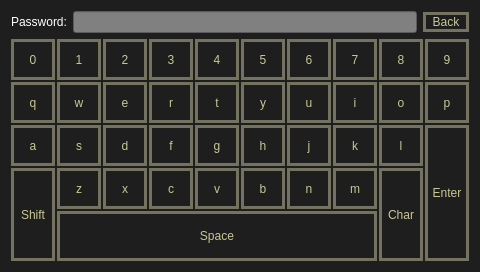
<?xml version="1.0" encoding="UTF-8"?>
<ui version="4.0">
 <class>Keyboard</class>
 <widget class="QWidget" name="Keyboard">
  <property name="windowModality">
   <enum>Qt::NonModal</enum>
  </property>
  <property name="geometry">
   <rect>
    <x>0</x>
    <y>0</y>
    <width>480</width>
    <height>272</height>
   </rect>
  </property>
  <property name="sizePolicy">
   <sizepolicy hsizetype="Preferred" vsizetype="Preferred">
    <horstretch>0</horstretch>
    <verstretch>0</verstretch>
   </sizepolicy>
  </property>
  <property name="minimumSize">
   <size>
    <width>480</width>
    <height>272</height>
   </size>
  </property>
  <property name="maximumSize">
   <size>
    <width>480</width>
    <height>272</height>
   </size>
  </property>
  <property name="windowTitle">
   <string notr="true">Keyboard</string>
  </property>
  <property name="styleSheet">
   <string notr="true">background-color: rgba(30, 30, 30, 255);</string>
  </property>
  <layout class="QVBoxLayout" name="verticalLayout">
   <item>
    <layout class="QHBoxLayout" name="horizontalLayout">
     <property name="sizeConstraint">
      <enum>QLayout::SetMinimumSize</enum>
     </property>
     <item>
      <widget class="QLabel" name="label">
       <property name="styleSheet">
        <string notr="true">color: rgba(255, 255, 255, 255);
font: 18px &quot;DejaVu Sans&quot;;</string>
       </property>
       <property name="text">
        <string>Password:</string>
       </property>
      </widget>
     </item>
     <item>
      <widget class="QLineEdit" name="lineEdit">
       <property name="styleSheet">
        <string notr="true">color: rgb(0, 0, 0);
background-color: rgb(128, 128, 128);
font: 14px &quot;DejaVu Sans&quot;;</string>
       </property>
      </widget>
     </item>
     <item>
      <widget class="QPushButton" name="backButton">
       <property name="minimumSize">
        <size>
         <width>0</width>
         <height>0</height>
        </size>
       </property>
       <property name="styleSheet">
        <string notr="true">color: rgba(200, 200, 150, 255);
background: qradialgradient(cx:.4, cy:.2, radius:1, fx:.5, fy:.3, stop:.2 rgba(70, 70, 70, 255), stop:.9 rgba(20, 20, 20, 255));
border-style: solid;
border-width: 3px;
border-radius: 30px;
border-color: rgba(115, 115, 95, 255);
font: 14px &quot;DejaVu Sans&quot;;</string>
       </property>
       <property name="text">
        <string>  Back  </string>
       </property>
      </widget>
     </item>
    </layout>
   </item>
   <item>
    <layout class="QGridLayout" name="gridLayout">
     <property name="spacing">
      <number>2</number>
     </property>
     <item row="1" column="0">
      <widget class="QPushButton" name="Buttonq">
       <property name="sizePolicy">
        <sizepolicy hsizetype="Expanding" vsizetype="Expanding">
         <horstretch>0</horstretch>
         <verstretch>0</verstretch>
        </sizepolicy>
       </property>
       <property name="minimumSize">
        <size>
         <width>20</width>
         <height>0</height>
        </size>
       </property>
       <property name="styleSheet">
        <string notr="true">color: rgba(200, 200, 150, 255);
background: qradialgradient(cx:.4, cy:.2, radius:1, fx:.5, fy:.3, stop:.2 rgba(70, 70, 70, 255), stop:.9 rgba(20, 20, 20, 255));
border-style: solid;
border-width: 3px;
border-radius: 30px;
border-color: rgba(115, 115, 95, 255);
font: 14px &quot;DejaVu Sans&quot;;</string>
       </property>
       <property name="text">
        <string>q</string>
       </property>
      </widget>
     </item>
     <item row="1" column="1">
      <widget class="QPushButton" name="Buttonw">
       <property name="sizePolicy">
        <sizepolicy hsizetype="Expanding" vsizetype="Expanding">
         <horstretch>0</horstretch>
         <verstretch>0</verstretch>
        </sizepolicy>
       </property>
       <property name="minimumSize">
        <size>
         <width>20</width>
         <height>0</height>
        </size>
       </property>
       <property name="styleSheet">
        <string notr="true">color: rgba(200, 200, 150, 255);
background: qradialgradient(cx:.4, cy:.2, radius:1, fx:.5, fy:.3, stop:.2 rgba(70, 70, 70, 255), stop:.9 rgba(20, 20, 20, 255));
border-style: solid;
border-width: 3px;
border-radius: 30px;
border-color: rgba(115, 115, 95, 255);
font: 14px &quot;DejaVu Sans&quot;;</string>
       </property>
       <property name="text">
        <string>w</string>
       </property>
      </widget>
     </item>
     <item row="1" column="2">
      <widget class="QPushButton" name="Buttone">
       <property name="sizePolicy">
        <sizepolicy hsizetype="Expanding" vsizetype="Expanding">
         <horstretch>0</horstretch>
         <verstretch>0</verstretch>
        </sizepolicy>
       </property>
       <property name="minimumSize">
        <size>
         <width>20</width>
         <height>0</height>
        </size>
       </property>
       <property name="styleSheet">
        <string notr="true">color: rgba(200, 200, 150, 255);
background: qradialgradient(cx:.4, cy:.2, radius:1, fx:.5, fy:.3, stop:.2 rgba(70, 70, 70, 255), stop:.9 rgba(20, 20, 20, 255));
border-style: solid;
border-width: 3px;
border-radius: 30px;
border-color: rgba(115, 115, 95, 255);
font: 14px &quot;DejaVu Sans&quot;;</string>
       </property>
       <property name="text">
        <string>e</string>
       </property>
      </widget>
     </item>
     <item row="1" column="3">
      <widget class="QPushButton" name="Buttonr">
       <property name="sizePolicy">
        <sizepolicy hsizetype="Expanding" vsizetype="Expanding">
         <horstretch>0</horstretch>
         <verstretch>0</verstretch>
        </sizepolicy>
       </property>
       <property name="minimumSize">
        <size>
         <width>20</width>
         <height>0</height>
        </size>
       </property>
       <property name="styleSheet">
        <string notr="true">color: rgba(200, 200, 150, 255);
background: qradialgradient(cx:.4, cy:.2, radius:1, fx:.5, fy:.3, stop:.2 rgba(70, 70, 70, 255), stop:.9 rgba(20, 20, 20, 255));
border-style: solid;
border-width: 3px;
border-radius: 30px;
border-color: rgba(115, 115, 95, 255);
font: 14px &quot;DejaVu Sans&quot;;</string>
       </property>
       <property name="text">
        <string>r</string>
       </property>
      </widget>
     </item>
     <item row="1" column="4">
      <widget class="QPushButton" name="Buttont">
       <property name="sizePolicy">
        <sizepolicy hsizetype="Expanding" vsizetype="Expanding">
         <horstretch>0</horstretch>
         <verstretch>0</verstretch>
        </sizepolicy>
       </property>
       <property name="minimumSize">
        <size>
         <width>20</width>
         <height>0</height>
        </size>
       </property>
       <property name="styleSheet">
        <string notr="true">color: rgba(200, 200, 150, 255);
background: qradialgradient(cx:.4, cy:.2, radius:1, fx:.5, fy:.3, stop:.2 rgba(70, 70, 70, 255), stop:.9 rgba(20, 20, 20, 255));
border-style: solid;
border-width: 3px;
border-radius: 30px;
border-color: rgba(115, 115, 95, 255);
font: 14px &quot;DejaVu Sans&quot;;</string>
       </property>
       <property name="text">
        <string>t</string>
       </property>
      </widget>
     </item>
     <item row="1" column="5">
      <widget class="QPushButton" name="Buttony">
       <property name="sizePolicy">
        <sizepolicy hsizetype="Expanding" vsizetype="Expanding">
         <horstretch>0</horstretch>
         <verstretch>0</verstretch>
        </sizepolicy>
       </property>
       <property name="minimumSize">
        <size>
         <width>20</width>
         <height>0</height>
        </size>
       </property>
       <property name="styleSheet">
        <string notr="true">color: rgba(200, 200, 150, 255);
background: qradialgradient(cx:.4, cy:.2, radius:1, fx:.5, fy:.3, stop:.2 rgba(70, 70, 70, 255), stop:.9 rgba(20, 20, 20, 255));
border-style: solid;
border-width: 3px;
border-radius: 30px;
border-color: rgba(115, 115, 95, 255);
font: 14px &quot;DejaVu Sans&quot;;</string>
       </property>
       <property name="text">
        <string>y</string>
       </property>
      </widget>
     </item>
     <item row="1" column="6">
      <widget class="QPushButton" name="Buttonu">
       <property name="sizePolicy">
        <sizepolicy hsizetype="Expanding" vsizetype="Expanding">
         <horstretch>0</horstretch>
         <verstretch>0</verstretch>
        </sizepolicy>
       </property>
       <property name="minimumSize">
        <size>
         <width>20</width>
         <height>0</height>
        </size>
       </property>
       <property name="styleSheet">
        <string notr="true">color: rgba(200, 200, 150, 255);
background: qradialgradient(cx:.4, cy:.2, radius:1, fx:.5, fy:.3, stop:.2 rgba(70, 70, 70, 255), stop:.9 rgba(20, 20, 20, 255));
border-style: solid;
border-width: 3px;
border-radius: 30px;
border-color: rgba(115, 115, 95, 255);
font: 14px &quot;DejaVu Sans&quot;;</string>
       </property>
       <property name="text">
        <string>u</string>
       </property>
      </widget>
     </item>
     <item row="1" column="7">
      <widget class="QPushButton" name="Buttoni">
       <property name="sizePolicy">
        <sizepolicy hsizetype="Expanding" vsizetype="Expanding">
         <horstretch>0</horstretch>
         <verstretch>0</verstretch>
        </sizepolicy>
       </property>
       <property name="minimumSize">
        <size>
         <width>20</width>
         <height>0</height>
        </size>
       </property>
       <property name="styleSheet">
        <string notr="true">color: rgba(200, 200, 150, 255);
background: qradialgradient(cx:.4, cy:.2, radius:1, fx:.5, fy:.3, stop:.2 rgba(70, 70, 70, 255), stop:.9 rgba(20, 20, 20, 255));
border-style: solid;
border-width: 3px;
border-radius: 30px;
border-color: rgba(115, 115, 95, 255);
font: 14px &quot;DejaVu Sans&quot;;</string>
       </property>
       <property name="text">
        <string>i</string>
       </property>
      </widget>
     </item>
     <item row="1" column="8">
      <widget class="QPushButton" name="Buttono">
       <property name="sizePolicy">
        <sizepolicy hsizetype="Expanding" vsizetype="Expanding">
         <horstretch>0</horstretch>
         <verstretch>0</verstretch>
        </sizepolicy>
       </property>
       <property name="minimumSize">
        <size>
         <width>20</width>
         <height>0</height>
        </size>
       </property>
       <property name="styleSheet">
        <string notr="true">color: rgba(200, 200, 150, 255);
background: qradialgradient(cx:.4, cy:.2, radius:1, fx:.5, fy:.3, stop:.2 rgba(70, 70, 70, 255), stop:.9 rgba(20, 20, 20, 255));
border-style: solid;
border-width: 3px;
border-radius: 30px;
border-color: rgba(115, 115, 95, 255);
font: 14px &quot;DejaVu Sans&quot;;</string>
       </property>
       <property name="text">
        <string>o</string>
       </property>
      </widget>
     </item>
     <item row="3" column="1">
      <widget class="QPushButton" name="Buttons">
       <property name="sizePolicy">
        <sizepolicy hsizetype="Expanding" vsizetype="Expanding">
         <horstretch>0</horstretch>
         <verstretch>0</verstretch>
        </sizepolicy>
       </property>
       <property name="minimumSize">
        <size>
         <width>20</width>
         <height>0</height>
        </size>
       </property>
       <property name="styleSheet">
        <string notr="true">color: rgba(200, 200, 150, 255);
background: qradialgradient(cx:.4, cy:.2, radius:1, fx:.5, fy:.3, stop:.2 rgba(70, 70, 70, 255), stop:.9 rgba(20, 20, 20, 255));
border-style: solid;
border-width: 3px;
border-radius: 30px;
border-color: rgba(115, 115, 95, 255);
font: 14px &quot;DejaVu Sans&quot;;</string>
       </property>
       <property name="text">
        <string>s</string>
       </property>
      </widget>
     </item>
     <item row="3" column="2">
      <widget class="QPushButton" name="Buttond">
       <property name="sizePolicy">
        <sizepolicy hsizetype="Expanding" vsizetype="Expanding">
         <horstretch>0</horstretch>
         <verstretch>0</verstretch>
        </sizepolicy>
       </property>
       <property name="minimumSize">
        <size>
         <width>20</width>
         <height>0</height>
        </size>
       </property>
       <property name="styleSheet">
        <string notr="true">color: rgba(200, 200, 150, 255);
background: qradialgradient(cx:.4, cy:.2, radius:1, fx:.5, fy:.3, stop:.2 rgba(70, 70, 70, 255), stop:.9 rgba(20, 20, 20, 255));
border-style: solid;
border-width: 3px;
border-radius: 30px;
border-color: rgba(115, 115, 95, 255);
font: 14px &quot;DejaVu Sans&quot;;</string>
       </property>
       <property name="text">
        <string>d</string>
       </property>
      </widget>
     </item>
     <item row="3" column="3">
      <widget class="QPushButton" name="Buttonf">
       <property name="sizePolicy">
        <sizepolicy hsizetype="Expanding" vsizetype="Expanding">
         <horstretch>0</horstretch>
         <verstretch>0</verstretch>
        </sizepolicy>
       </property>
       <property name="minimumSize">
        <size>
         <width>20</width>
         <height>0</height>
        </size>
       </property>
       <property name="styleSheet">
        <string notr="true">color: rgba(200, 200, 150, 255);
background: qradialgradient(cx:.4, cy:.2, radius:1, fx:.5, fy:.3, stop:.2 rgba(70, 70, 70, 255), stop:.9 rgba(20, 20, 20, 255));
border-style: solid;
border-width: 3px;
border-radius: 30px;
border-color: rgba(115, 115, 95, 255);
font: 14px &quot;DejaVu Sans&quot;;</string>
       </property>
       <property name="text">
        <string>f</string>
       </property>
      </widget>
     </item>
     <item row="3" column="4">
      <widget class="QPushButton" name="Buttong">
       <property name="sizePolicy">
        <sizepolicy hsizetype="Expanding" vsizetype="Expanding">
         <horstretch>0</horstretch>
         <verstretch>0</verstretch>
        </sizepolicy>
       </property>
       <property name="minimumSize">
        <size>
         <width>20</width>
         <height>0</height>
        </size>
       </property>
       <property name="styleSheet">
        <string notr="true">color: rgba(200, 200, 150, 255);
background: qradialgradient(cx:.4, cy:.2, radius:1, fx:.5, fy:.3, stop:.2 rgba(70, 70, 70, 255), stop:.9 rgba(20, 20, 20, 255));
border-style: solid;
border-width: 3px;
border-radius: 30px;
border-color: rgba(115, 115, 95, 255);
font: 14px &quot;DejaVu Sans&quot;;</string>
       </property>
       <property name="text">
        <string>g</string>
       </property>
      </widget>
     </item>
     <item row="3" column="5">
      <widget class="QPushButton" name="Buttonh">
       <property name="sizePolicy">
        <sizepolicy hsizetype="Expanding" vsizetype="Expanding">
         <horstretch>0</horstretch>
         <verstretch>0</verstretch>
        </sizepolicy>
       </property>
       <property name="minimumSize">
        <size>
         <width>20</width>
         <height>0</height>
        </size>
       </property>
       <property name="styleSheet">
        <string notr="true">color: rgba(200, 200, 150, 255);
background: qradialgradient(cx:.4, cy:.2, radius:1, fx:.5, fy:.3, stop:.2 rgba(70, 70, 70, 255), stop:.9 rgba(20, 20, 20, 255));
border-style: solid;
border-width: 3px;
border-radius: 30px;
border-color: rgba(115, 115, 95, 255);
font: 14px &quot;DejaVu Sans&quot;;</string>
       </property>
       <property name="text">
        <string>h</string>
       </property>
      </widget>
     </item>
     <item row="3" column="6">
      <widget class="QPushButton" name="Buttonj">
       <property name="sizePolicy">
        <sizepolicy hsizetype="Expanding" vsizetype="Expanding">
         <horstretch>0</horstretch>
         <verstretch>0</verstretch>
        </sizepolicy>
       </property>
       <property name="minimumSize">
        <size>
         <width>20</width>
         <height>0</height>
        </size>
       </property>
       <property name="styleSheet">
        <string notr="true">color: rgba(200, 200, 150, 255);
background: qradialgradient(cx:.4, cy:.2, radius:1, fx:.5, fy:.3, stop:.2 rgba(70, 70, 70, 255), stop:.9 rgba(20, 20, 20, 255));
border-style: solid;
border-width: 3px;
border-radius: 30px;
border-color: rgba(115, 115, 95, 255);
font: 14px &quot;DejaVu Sans&quot;;</string>
       </property>
       <property name="text">
        <string>j</string>
       </property>
      </widget>
     </item>
     <item row="3" column="8">
      <widget class="QPushButton" name="Buttonl">
       <property name="sizePolicy">
        <sizepolicy hsizetype="Expanding" vsizetype="Expanding">
         <horstretch>0</horstretch>
         <verstretch>0</verstretch>
        </sizepolicy>
       </property>
       <property name="minimumSize">
        <size>
         <width>20</width>
         <height>0</height>
        </size>
       </property>
       <property name="styleSheet">
        <string notr="true">color: rgba(200, 200, 150, 255);
background: qradialgradient(cx:.4, cy:.2, radius:1, fx:.5, fy:.3, stop:.2 rgba(70, 70, 70, 255), stop:.9 rgba(20, 20, 20, 255));
border-style: solid;
border-width: 3px;
border-radius: 30px;
border-color: rgba(115, 115, 95, 255);
font: 14px &quot;DejaVu Sans&quot;;</string>
       </property>
       <property name="text">
        <string>l</string>
       </property>
      </widget>
     </item>
     <item row="4" column="1">
      <widget class="QPushButton" name="Buttonz">
       <property name="sizePolicy">
        <sizepolicy hsizetype="Expanding" vsizetype="Expanding">
         <horstretch>0</horstretch>
         <verstretch>0</verstretch>
        </sizepolicy>
       </property>
       <property name="minimumSize">
        <size>
         <width>20</width>
         <height>0</height>
        </size>
       </property>
       <property name="styleSheet">
        <string notr="true">color: rgba(200, 200, 150, 255);
background: qradialgradient(cx:.4, cy:.2, radius:1, fx:.5, fy:.3, stop:.2 rgba(70, 70, 70, 255), stop:.9 rgba(20, 20, 20, 255));
border-style: solid;
border-width: 3px;
border-radius: 30px;
border-color: rgba(115, 115, 95, 255);
font: 14px &quot;DejaVu Sans&quot;;</string>
       </property>
       <property name="text">
        <string>z</string>
       </property>
      </widget>
     </item>
     <item row="4" column="2">
      <widget class="QPushButton" name="Buttonx">
       <property name="sizePolicy">
        <sizepolicy hsizetype="Expanding" vsizetype="Expanding">
         <horstretch>0</horstretch>
         <verstretch>0</verstretch>
        </sizepolicy>
       </property>
       <property name="minimumSize">
        <size>
         <width>20</width>
         <height>0</height>
        </size>
       </property>
       <property name="styleSheet">
        <string notr="true">color: rgba(200, 200, 150, 255);
background: qradialgradient(cx:.4, cy:.2, radius:1, fx:.5, fy:.3, stop:.2 rgba(70, 70, 70, 255), stop:.9 rgba(20, 20, 20, 255));
border-style: solid;
border-width: 3px;
border-radius: 30px;
border-color: rgba(115, 115, 95, 255);
font: 14px &quot;DejaVu Sans&quot;;</string>
       </property>
       <property name="text">
        <string>x</string>
       </property>
      </widget>
     </item>
     <item row="4" column="4">
      <widget class="QPushButton" name="Buttonv">
       <property name="sizePolicy">
        <sizepolicy hsizetype="Expanding" vsizetype="Expanding">
         <horstretch>0</horstretch>
         <verstretch>0</verstretch>
        </sizepolicy>
       </property>
       <property name="minimumSize">
        <size>
         <width>20</width>
         <height>0</height>
        </size>
       </property>
       <property name="styleSheet">
        <string notr="true">color: rgba(200, 200, 150, 255);
background: qradialgradient(cx:.4, cy:.2, radius:1, fx:.5, fy:.3, stop:.2 rgba(70, 70, 70, 255), stop:.9 rgba(20, 20, 20, 255));
border-style: solid;
border-width: 3px;
border-radius: 30px;
border-color: rgba(115, 115, 95, 255);
font: 14px &quot;DejaVu Sans&quot;;</string>
       </property>
       <property name="text">
        <string>v</string>
       </property>
      </widget>
     </item>
     <item row="4" column="5">
      <widget class="QPushButton" name="Buttonb">
       <property name="sizePolicy">
        <sizepolicy hsizetype="Expanding" vsizetype="Expanding">
         <horstretch>0</horstretch>
         <verstretch>0</verstretch>
        </sizepolicy>
       </property>
       <property name="minimumSize">
        <size>
         <width>20</width>
         <height>0</height>
        </size>
       </property>
       <property name="styleSheet">
        <string notr="true">color: rgba(200, 200, 150, 255);
background: qradialgradient(cx:.4, cy:.2, radius:1, fx:.5, fy:.3, stop:.2 rgba(70, 70, 70, 255), stop:.9 rgba(20, 20, 20, 255));
border-style: solid;
border-width: 3px;
border-radius: 30px;
border-color: rgba(115, 115, 95, 255);
font: 14px &quot;DejaVu Sans&quot;;</string>
       </property>
       <property name="text">
        <string>b</string>
       </property>
      </widget>
     </item>
     <item row="4" column="6">
      <widget class="QPushButton" name="Buttonn">
       <property name="sizePolicy">
        <sizepolicy hsizetype="Expanding" vsizetype="Expanding">
         <horstretch>0</horstretch>
         <verstretch>0</verstretch>
        </sizepolicy>
       </property>
       <property name="minimumSize">
        <size>
         <width>20</width>
         <height>0</height>
        </size>
       </property>
       <property name="styleSheet">
        <string notr="true">color: rgba(200, 200, 150, 255);
background: qradialgradient(cx:.4, cy:.2, radius:1, fx:.5, fy:.3, stop:.2 rgba(70, 70, 70, 255), stop:.9 rgba(20, 20, 20, 255));
border-style: solid;
border-width: 3px;
border-radius: 30px;
border-color: rgba(115, 115, 95, 255);
font: 14px &quot;DejaVu Sans&quot;;</string>
       </property>
       <property name="text">
        <string>n</string>
       </property>
      </widget>
     </item>
     <item row="4" column="7">
      <widget class="QPushButton" name="Buttonm">
       <property name="sizePolicy">
        <sizepolicy hsizetype="Expanding" vsizetype="Expanding">
         <horstretch>0</horstretch>
         <verstretch>0</verstretch>
        </sizepolicy>
       </property>
       <property name="minimumSize">
        <size>
         <width>20</width>
         <height>0</height>
        </size>
       </property>
       <property name="styleSheet">
        <string notr="true">color: rgba(200, 200, 150, 255);
background: qradialgradient(cx:.4, cy:.2, radius:1, fx:.5, fy:.3, stop:.2 rgba(70, 70, 70, 255), stop:.9 rgba(20, 20, 20, 255));
border-style: solid;
border-width: 3px;
border-radius: 30px;
border-color: rgba(115, 115, 95, 255);
font: 14px &quot;DejaVu Sans&quot;;</string>
       </property>
       <property name="text">
        <string>m</string>
       </property>
      </widget>
     </item>
     <item row="4" column="8" rowspan="2">
      <widget class="QPushButton" name="char_2">
       <property name="sizePolicy">
        <sizepolicy hsizetype="Expanding" vsizetype="Expanding">
         <horstretch>0</horstretch>
         <verstretch>0</verstretch>
        </sizepolicy>
       </property>
       <property name="minimumSize">
        <size>
         <width>20</width>
         <height>0</height>
        </size>
       </property>
       <property name="styleSheet">
        <string notr="true">color: rgba(200, 200, 150, 255);
background: qradialgradient(cx:.4, cy:.2, radius:1, fx:.5, fy:.3, stop:.2 rgba(70, 70, 70, 255), stop:.9 rgba(20, 20, 20, 255));
border-style: solid;
border-width: 3px;
border-radius: 30px;
border-color: rgba(115, 115, 95, 255);
font: 12px &quot;DejaVu Sans&quot;;</string>
       </property>
       <property name="text">
        <string>Char</string>
       </property>
       <property name="checkable">
        <bool>true</bool>
       </property>
       <property name="checked">
        <bool>false</bool>
       </property>
      </widget>
     </item>
     <item row="5" column="1" colspan="7">
      <widget class="QPushButton" name="space">
       <property name="minimumSize">
        <size>
         <width>20</width>
         <height>50</height>
        </size>
       </property>
       <property name="styleSheet">
        <string notr="true">color: rgba(200, 200, 150, 255);
background: qradialgradient(cx:.4, cy:.2, radius:1, fx:.5, fy:.3, stop:.2 rgba(70, 70, 70, 255), stop:.9 rgba(20, 20, 20, 255));
border-style: solid;
border-width: 3px;
border-radius: 30px;
border-color: rgba(115, 115, 95, 255);
font: 14px &quot;DejaVu Sans&quot;;</string>
       </property>
       <property name="text">
        <string>Space</string>
       </property>
      </widget>
     </item>
     <item row="0" column="0">
      <widget class="QPushButton" name="Button0">
       <property name="sizePolicy">
        <sizepolicy hsizetype="Expanding" vsizetype="Expanding">
         <horstretch>0</horstretch>
         <verstretch>0</verstretch>
        </sizepolicy>
       </property>
       <property name="minimumSize">
        <size>
         <width>20</width>
         <height>0</height>
        </size>
       </property>
       <property name="styleSheet">
        <string notr="true">color: rgba(200, 200, 150, 255);
background: qradialgradient(cx:.4, cy:.2, radius:1, fx:.5, fy:.3, stop:.2 rgba(70, 70, 70, 255), stop:.9 rgba(20, 20, 20, 255));
border-style: solid;
border-width: 3px;
border-radius: 30px;
border-color: rgba(115, 115, 95, 255);
font: 14px &quot;DejaVu Sans&quot;;</string>
       </property>
       <property name="text">
        <string>0</string>
       </property>
      </widget>
     </item>
     <item row="0" column="1">
      <widget class="QPushButton" name="Button1">
       <property name="sizePolicy">
        <sizepolicy hsizetype="Expanding" vsizetype="Expanding">
         <horstretch>0</horstretch>
         <verstretch>0</verstretch>
        </sizepolicy>
       </property>
       <property name="minimumSize">
        <size>
         <width>20</width>
         <height>0</height>
        </size>
       </property>
       <property name="styleSheet">
        <string notr="true">color: rgba(200, 200, 150, 255);
background: qradialgradient(cx:.4, cy:.2, radius:1, fx:.5, fy:.3, stop:.2 rgba(70, 70, 70, 255), stop:.9 rgba(20, 20, 20, 255));
border-style: solid;
border-width: 3px;
border-radius: 30px;
border-color: rgba(115, 115, 95, 255);
font: 14px &quot;DejaVu Sans&quot;;</string>
       </property>
       <property name="text">
        <string>1</string>
       </property>
      </widget>
     </item>
     <item row="0" column="2">
      <widget class="QPushButton" name="Button2">
       <property name="sizePolicy">
        <sizepolicy hsizetype="Expanding" vsizetype="Expanding">
         <horstretch>0</horstretch>
         <verstretch>0</verstretch>
        </sizepolicy>
       </property>
       <property name="minimumSize">
        <size>
         <width>20</width>
         <height>0</height>
        </size>
       </property>
       <property name="styleSheet">
        <string notr="true">color: rgba(200, 200, 150, 255);
background: qradialgradient(cx:.4, cy:.2, radius:1, fx:.5, fy:.3, stop:.2 rgba(70, 70, 70, 255), stop:.9 rgba(20, 20, 20, 255));
border-style: solid;
border-width: 3px;
border-radius: 30px;
border-color: rgba(115, 115, 95, 255);
font: 14px &quot;DejaVu Sans&quot;;</string>
       </property>
       <property name="text">
        <string>2</string>
       </property>
      </widget>
     </item>
     <item row="0" column="3">
      <widget class="QPushButton" name="Button3">
       <property name="sizePolicy">
        <sizepolicy hsizetype="Expanding" vsizetype="Expanding">
         <horstretch>0</horstretch>
         <verstretch>0</verstretch>
        </sizepolicy>
       </property>
       <property name="minimumSize">
        <size>
         <width>20</width>
         <height>0</height>
        </size>
       </property>
       <property name="styleSheet">
        <string notr="true">color: rgba(200, 200, 150, 255);
background: qradialgradient(cx:.4, cy:.2, radius:1, fx:.5, fy:.3, stop:.2 rgba(70, 70, 70, 255), stop:.9 rgba(20, 20, 20, 255));
border-style: solid;
border-width: 3px;
border-radius: 30px;
border-color: rgba(115, 115, 95, 255);
font: 14px &quot;DejaVu Sans&quot;;</string>
       </property>
       <property name="text">
        <string>3</string>
       </property>
      </widget>
     </item>
     <item row="0" column="4">
      <widget class="QPushButton" name="Button4">
       <property name="sizePolicy">
        <sizepolicy hsizetype="Expanding" vsizetype="Expanding">
         <horstretch>0</horstretch>
         <verstretch>0</verstretch>
        </sizepolicy>
       </property>
       <property name="minimumSize">
        <size>
         <width>20</width>
         <height>0</height>
        </size>
       </property>
       <property name="styleSheet">
        <string notr="true">color: rgba(200, 200, 150, 255);
background: qradialgradient(cx:.4, cy:.2, radius:1, fx:.5, fy:.3, stop:.2 rgba(70, 70, 70, 255), stop:.9 rgba(20, 20, 20, 255));
border-style: solid;
border-width: 3px;
border-radius: 30px;
border-color: rgba(115, 115, 95, 255);
font: 14px &quot;DejaVu Sans&quot;;</string>
       </property>
       <property name="text">
        <string>4</string>
       </property>
      </widget>
     </item>
     <item row="0" column="5">
      <widget class="QPushButton" name="Button5">
       <property name="sizePolicy">
        <sizepolicy hsizetype="Expanding" vsizetype="Expanding">
         <horstretch>0</horstretch>
         <verstretch>0</verstretch>
        </sizepolicy>
       </property>
       <property name="minimumSize">
        <size>
         <width>20</width>
         <height>0</height>
        </size>
       </property>
       <property name="styleSheet">
        <string notr="true">color: rgba(200, 200, 150, 255);
background: qradialgradient(cx:.4, cy:.2, radius:1, fx:.5, fy:.3, stop:.2 rgba(70, 70, 70, 255), stop:.9 rgba(20, 20, 20, 255));
border-style: solid;
border-width: 3px;
border-radius: 30px;
border-color: rgba(115, 115, 95, 255);
font: 14px &quot;DejaVu Sans&quot;;</string>
       </property>
       <property name="text">
        <string>5</string>
       </property>
      </widget>
     </item>
     <item row="0" column="8">
      <widget class="QPushButton" name="Button8">
       <property name="sizePolicy">
        <sizepolicy hsizetype="Expanding" vsizetype="Expanding">
         <horstretch>0</horstretch>
         <verstretch>0</verstretch>
        </sizepolicy>
       </property>
       <property name="minimumSize">
        <size>
         <width>20</width>
         <height>0</height>
        </size>
       </property>
       <property name="styleSheet">
        <string notr="true">color: rgba(200, 200, 150, 255);
background: qradialgradient(cx:.4, cy:.2, radius:1, fx:.5, fy:.3, stop:.2 rgba(70, 70, 70, 255), stop:.9 rgba(20, 20, 20, 255));
border-style: solid;
border-width: 3px;
border-radius: 30px;
border-color: rgba(115, 115, 95, 255);
font: 14px &quot;DejaVu Sans&quot;;</string>
       </property>
       <property name="text">
        <string>8</string>
       </property>
      </widget>
     </item>
     <item row="0" column="6">
      <widget class="QPushButton" name="Button6">
       <property name="sizePolicy">
        <sizepolicy hsizetype="Expanding" vsizetype="Expanding">
         <horstretch>0</horstretch>
         <verstretch>0</verstretch>
        </sizepolicy>
       </property>
       <property name="minimumSize">
        <size>
         <width>20</width>
         <height>0</height>
        </size>
       </property>
       <property name="styleSheet">
        <string notr="true">color: rgba(200, 200, 150, 255);
background: qradialgradient(cx:.4, cy:.2, radius:1, fx:.5, fy:.3, stop:.2 rgba(70, 70, 70, 255), stop:.9 rgba(20, 20, 20, 255));
border-style: solid;
border-width: 3px;
border-radius: 30px;
border-color: rgba(115, 115, 95, 255);
font: 14px &quot;DejaVu Sans&quot;;</string>
       </property>
       <property name="text">
        <string>6</string>
       </property>
      </widget>
     </item>
     <item row="0" column="7">
      <widget class="QPushButton" name="Button7">
       <property name="sizePolicy">
        <sizepolicy hsizetype="Expanding" vsizetype="Expanding">
         <horstretch>0</horstretch>
         <verstretch>0</verstretch>
        </sizepolicy>
       </property>
       <property name="minimumSize">
        <size>
         <width>20</width>
         <height>0</height>
        </size>
       </property>
       <property name="styleSheet">
        <string notr="true">color: rgba(200, 200, 150, 255);
background: qradialgradient(cx:.4, cy:.2, radius:1, fx:.5, fy:.3, stop:.2 rgba(70, 70, 70, 255), stop:.9 rgba(20, 20, 20, 255));
border-style: solid;
border-width: 3px;
border-radius: 30px;
border-color: rgba(115, 115, 95, 255);
font: 14px &quot;DejaVu Sans&quot;;</string>
       </property>
       <property name="text">
        <string>7</string>
       </property>
      </widget>
     </item>
     <item row="0" column="9">
      <widget class="QPushButton" name="Button9">
       <property name="sizePolicy">
        <sizepolicy hsizetype="Expanding" vsizetype="Expanding">
         <horstretch>0</horstretch>
         <verstretch>0</verstretch>
        </sizepolicy>
       </property>
       <property name="minimumSize">
        <size>
         <width>20</width>
         <height>0</height>
        </size>
       </property>
       <property name="styleSheet">
        <string notr="true">color: rgba(200, 200, 150, 255);
background: qradialgradient(cx:.4, cy:.2, radius:1, fx:.5, fy:.3, stop:.2 rgba(70, 70, 70, 255), stop:.9 rgba(20, 20, 20, 255));
border-style: solid;
border-width: 3px;
border-radius: 30px;
border-color: rgba(115, 115, 95, 255);
font: 14px &quot;DejaVu Sans&quot;;</string>
       </property>
       <property name="text">
        <string>9</string>
       </property>
      </widget>
     </item>
     <item row="1" column="9">
      <widget class="QPushButton" name="Buttonp">
       <property name="sizePolicy">
        <sizepolicy hsizetype="Expanding" vsizetype="Expanding">
         <horstretch>0</horstretch>
         <verstretch>0</verstretch>
        </sizepolicy>
       </property>
       <property name="minimumSize">
        <size>
         <width>20</width>
         <height>0</height>
        </size>
       </property>
       <property name="styleSheet">
        <string notr="true">color: rgba(200, 200, 150, 255);
background: qradialgradient(cx:.4, cy:.2, radius:1, fx:.5, fy:.3, stop:.2 rgba(70, 70, 70, 255), stop:.9 rgba(20, 20, 20, 255));
border-style: solid;
border-width: 3px;
border-radius: 30px;
border-color: rgba(115, 115, 95, 255);
font: 14px &quot;DejaVu Sans&quot;;</string>
       </property>
       <property name="text">
        <string>p</string>
       </property>
      </widget>
     </item>
     <item row="3" column="9" rowspan="3">
      <widget class="QPushButton" name="enterButton">
       <property name="sizePolicy">
        <sizepolicy hsizetype="Expanding" vsizetype="Expanding">
         <horstretch>0</horstretch>
         <verstretch>0</verstretch>
        </sizepolicy>
       </property>
       <property name="minimumSize">
        <size>
         <width>20</width>
         <height>0</height>
        </size>
       </property>
       <property name="styleSheet">
        <string notr="true">color: rgba(200, 200, 150, 255);
background: qradialgradient(cx:.4, cy:.2, radius:1, fx:.5, fy:.3, stop:.2 rgba(70, 70, 70, 255), stop:.9 rgba(20, 20, 20, 255));
border-style: solid;
border-width: 3px;
border-radius: 30px;
border-color: rgba(115, 115, 95, 255);
font: 12px &quot;DejaVu Sans&quot;;</string>
       </property>
       <property name="text">
        <string>Enter</string>
       </property>
      </widget>
     </item>
     <item row="3" column="0">
      <widget class="QPushButton" name="Buttona">
       <property name="sizePolicy">
        <sizepolicy hsizetype="Expanding" vsizetype="Expanding">
         <horstretch>0</horstretch>
         <verstretch>0</verstretch>
        </sizepolicy>
       </property>
       <property name="minimumSize">
        <size>
         <width>20</width>
         <height>0</height>
        </size>
       </property>
       <property name="styleSheet">
        <string notr="true">color: rgba(200, 200, 150, 255);
background: qradialgradient(cx:.4, cy:.2, radius:1, fx:.5, fy:.3, stop:.2 rgba(70, 70, 70, 255), stop:.9 rgba(20, 20, 20, 255));
border-style: solid;
border-width: 3px;
border-radius: 30px;
border-color: rgba(115, 115, 95, 255);
font: 14px &quot;DejaVu Sans&quot;;</string>
       </property>
       <property name="text">
        <string>a</string>
       </property>
      </widget>
     </item>
     <item row="4" column="0" rowspan="2">
      <widget class="QPushButton" name="shift">
       <property name="sizePolicy">
        <sizepolicy hsizetype="Expanding" vsizetype="Expanding">
         <horstretch>0</horstretch>
         <verstretch>0</verstretch>
        </sizepolicy>
       </property>
       <property name="minimumSize">
        <size>
         <width>20</width>
         <height>0</height>
        </size>
       </property>
       <property name="styleSheet">
        <string notr="true">color: rgba(200, 200, 150, 255);
background: qradialgradient(cx:.4, cy:.2, radius:1, fx:.5, fy:.3, stop:.2 rgba(70, 70, 70, 255), stop:.9 rgba(20, 20, 20, 255));
border-style: solid;
border-width: 3px;
border-radius: 30px;
border-color: rgba(115, 115, 95, 255);
font: 12px &quot;DejaVu Sans&quot;;</string>
       </property>
       <property name="text">
        <string>Shift</string>
       </property>
       <property name="checkable">
        <bool>true</bool>
       </property>
      </widget>
     </item>
     <item row="4" column="3">
      <widget class="QPushButton" name="Buttonc">
       <property name="sizePolicy">
        <sizepolicy hsizetype="Expanding" vsizetype="Expanding">
         <horstretch>0</horstretch>
         <verstretch>0</verstretch>
        </sizepolicy>
       </property>
       <property name="minimumSize">
        <size>
         <width>20</width>
         <height>0</height>
        </size>
       </property>
       <property name="styleSheet">
        <string notr="true">color: rgba(200, 200, 150, 255);
background: qradialgradient(cx:.4, cy:.2, radius:1, fx:.5, fy:.3, stop:.2 rgba(70, 70, 70, 255), stop:.9 rgba(20, 20, 20, 255));
border-style: solid;
border-width: 3px;
border-radius: 30px;
border-color: rgba(115, 115, 95, 255);
font: 14px &quot;DejaVu Sans&quot;;</string>
       </property>
       <property name="text">
        <string>c</string>
       </property>
      </widget>
     </item>
     <item row="3" column="7">
      <widget class="QPushButton" name="Buttonk">
       <property name="sizePolicy">
        <sizepolicy hsizetype="Expanding" vsizetype="Expanding">
         <horstretch>0</horstretch>
         <verstretch>0</verstretch>
        </sizepolicy>
       </property>
       <property name="minimumSize">
        <size>
         <width>20</width>
         <height>0</height>
        </size>
       </property>
       <property name="styleSheet">
        <string notr="true">color: rgba(200, 200, 150, 255);
background: qradialgradient(cx:.4, cy:.2, radius:1, fx:.5, fy:.3, stop:.2 rgba(70, 70, 70, 255), stop:.9 rgba(20, 20, 20, 255));
border-style: solid;
border-width: 3px;
border-radius: 30px;
border-color: rgba(115, 115, 95, 255);
font: 14px &quot;DejaVu Sans&quot;;</string>
       </property>
       <property name="text">
        <string>k</string>
       </property>
      </widget>
     </item>
    </layout>
   </item>
  </layout>
 </widget>
 <resources/>
 <connections/>
</ui>
